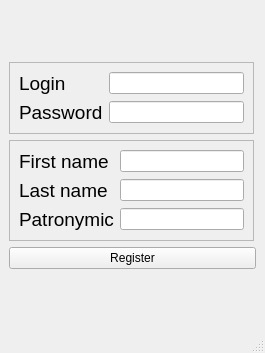
<?xml version="1.0" encoding="UTF-8"?>
<ui version="4.0">
 <class>MainWindow</class>
 <widget class="QMainWindow" name="MainWindow">
  <property name="geometry">
   <rect>
    <x>0</x>
    <y>0</y>
    <width>265</width>
    <height>353</height>
   </rect>
  </property>
  <property name="windowTitle">
   <string>MainWindow</string>
  </property>
  <widget class="QWidget" name="centralwidget">
   <layout class="QVBoxLayout" name="verticalLayout_2">
    <item>
     <layout class="QVBoxLayout" name="verticalLayout">
      <item>
       <widget class="QFrame" name="LoginAndPass">
        <property name="maximumSize">
         <size>
          <width>245</width>
          <height>72</height>
         </size>
        </property>
        <property name="frameShape">
         <enum>QFrame::StyledPanel</enum>
        </property>
        <property name="frameShadow">
         <enum>QFrame::Raised</enum>
        </property>
        <layout class="QGridLayout" name="gridLayout">
         <item row="0" column="0">
          <widget class="QLabel" name="lbl_login">
           <property name="font">
            <font>
             <pointsize>14</pointsize>
            </font>
           </property>
           <property name="text">
            <string>Login</string>
           </property>
          </widget>
         </item>
         <item row="0" column="1">
          <widget class="QLineEdit" name="edit_login"/>
         </item>
         <item row="1" column="0">
          <widget class="QLabel" name="lbl_password">
           <property name="font">
            <font>
             <pointsize>14</pointsize>
            </font>
           </property>
           <property name="text">
            <string>Password</string>
           </property>
          </widget>
         </item>
         <item row="1" column="1">
          <widget class="QLineEdit" name="edit_password">
           <property name="echoMode">
            <enum>QLineEdit::Password</enum>
           </property>
          </widget>
         </item>
        </layout>
       </widget>
      </item>
      <item>
       <widget class="QFrame" name="frame_2">
        <property name="maximumSize">
         <size>
          <width>245</width>
          <height>101</height>
         </size>
        </property>
        <property name="frameShape">
         <enum>QFrame::StyledPanel</enum>
        </property>
        <property name="frameShadow">
         <enum>QFrame::Raised</enum>
        </property>
        <layout class="QGridLayout" name="gridLayout_2">
         <item row="0" column="0">
          <widget class="QLabel" name="lbl_name2">
           <property name="font">
            <font>
             <pointsize>14</pointsize>
            </font>
           </property>
           <property name="text">
            <string>First name</string>
           </property>
          </widget>
         </item>
         <item row="0" column="1">
          <widget class="QLineEdit" name="edit_name2"/>
         </item>
         <item row="1" column="0">
          <widget class="QLabel" name="lbl_name1">
           <property name="font">
            <font>
             <pointsize>14</pointsize>
            </font>
           </property>
           <property name="text">
            <string>Last name</string>
           </property>
          </widget>
         </item>
         <item row="1" column="1">
          <widget class="QLineEdit" name="edit_name1"/>
         </item>
         <item row="2" column="0">
          <widget class="QLabel" name="lbl_name3">
           <property name="font">
            <font>
             <pointsize>14</pointsize>
            </font>
           </property>
           <property name="text">
            <string>Patronymic</string>
           </property>
          </widget>
         </item>
         <item row="2" column="1">
          <widget class="QLineEdit" name="edit_name3"/>
         </item>
        </layout>
       </widget>
      </item>
      <item>
       <widget class="QPushButton" name="btn_register">
        <property name="text">
         <string>Register</string>
        </property>
       </widget>
      </item>
     </layout>
    </item>
   </layout>
  </widget>
  <widget class="QStatusBar" name="statusbar"/>
 </widget>
 <resources/>
 <connections/>
</ui>
